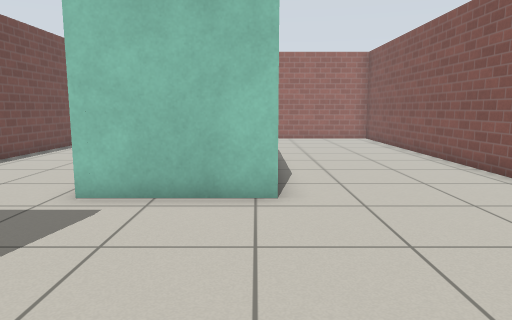
[1] (above)

12 first-person views from a walk through a Gazebo world. The camera is 0.88 m above the floor, tilts 8° down and sees 70° across. The floor is counted in squares, 0.5 m on a side. Each view is taken from the middle of a square. On the plan, view 1 faces up. The plan holds only what a view shows up to about 17 squares ahead; the rest is blank. Robots are left out. Gazebo's built-in surfaces are drawn with simple patterns.

[2]
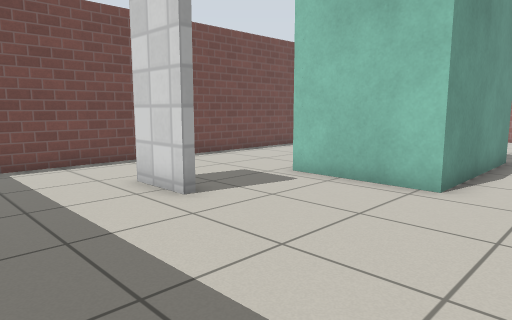

[3]
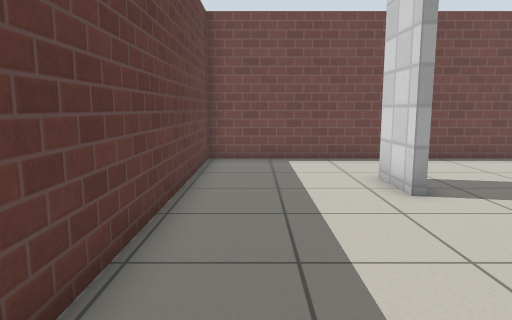

[4]
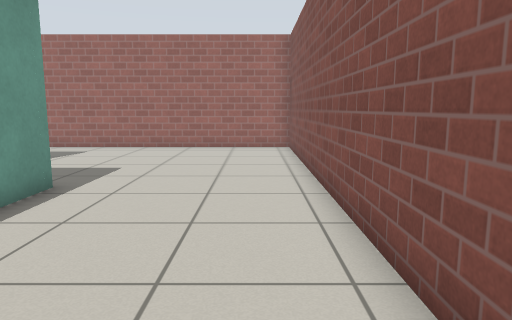

[5]
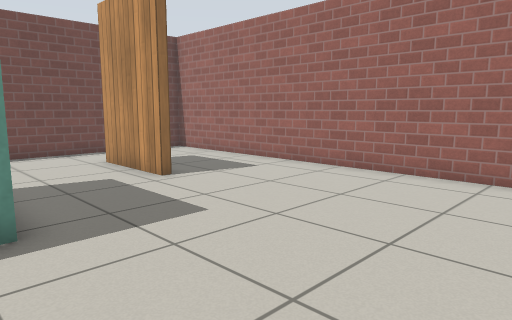

[6]
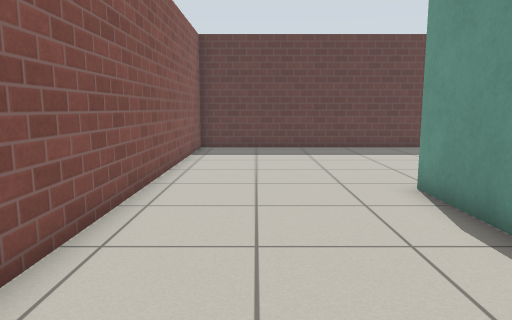

[7]
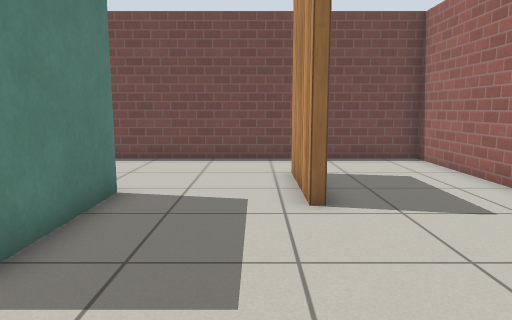

[8]
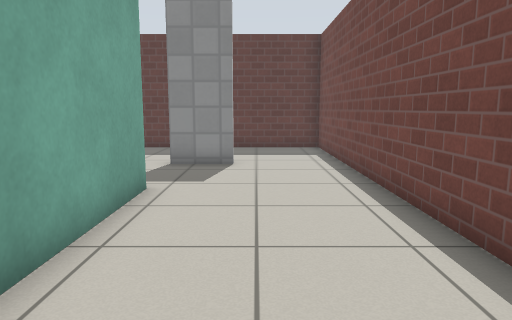

[9]
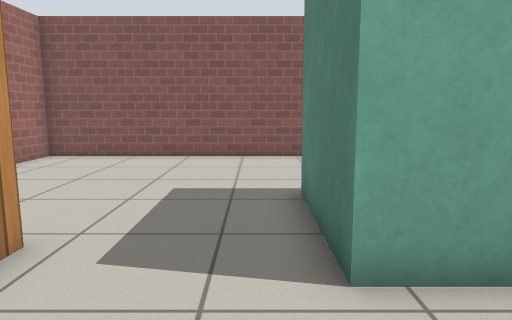

[10]
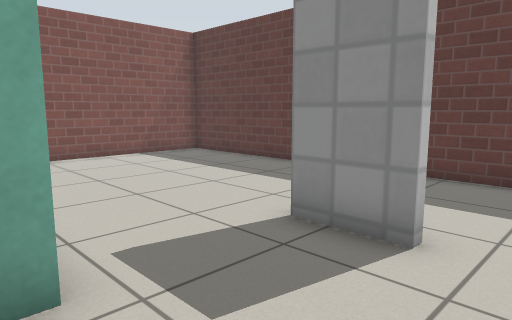

[11]
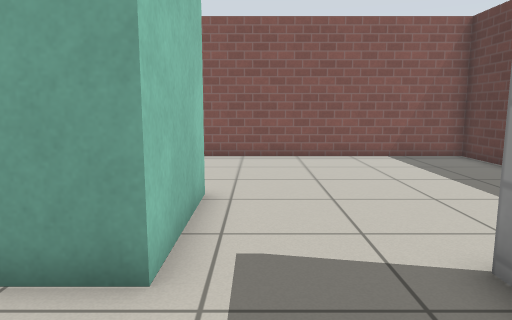

[12]
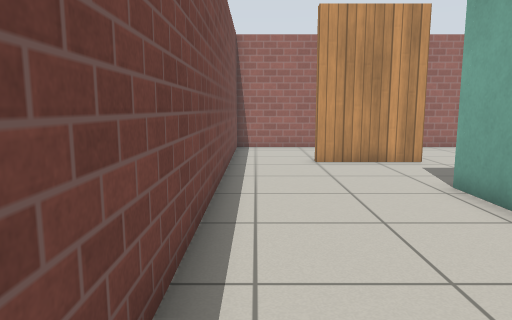

### Floor plan
Points are (right, up) in squares from view 1. A wall is a line through its corners. A room is listed if a view was taken in it or the views show most of it. See-through windows are left out.
Room 1 (views 1, 2, 3, 4, 5, 6, 7, 8, 9, 10, 11, 12)
walls: (0.4, 7.1) (-3.6, 7.1) (-3.6, 13.1) (0.4, 13.1) (0.4, 7.1); (-3.3, 3.2) (-5.4, 3.2); (-2.5, 17.4) (-2.5, 17) (-6, 17) (-6, 17.4); (-5.4, 3.5) (-3.3, 3.5); (6.5, -1.7) (6.5, 21.7) (-8.9, 21.7) (-8.9, -1.7) (6.5, -1.7)

Where each view was taken, in squares from view 1:
view 1: 0 up, 0 right, facing up
view 2: 1 down, 3 right, facing up-left
view 3: 0 up, 4 right, facing left
view 4: 5 up, 5 right, facing up
view 5: 12 up, 6 right, facing up-left
view 6: 15 up, 4 right, facing down
view 7: 16 up, 4 right, facing left
view 8: 15 up, 6 left, facing down
view 9: 14 up, 7 left, facing right
view 10: 8 up, 7 left, facing down-right
view 11: 6 up, 7 left, facing right
view 12: 5 up, 8 left, facing up
